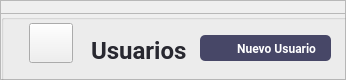
                      <widget class="QFrame" name="top_frame_stock_2">
                       <property name="minimumSize">
                        <size>
                         <width>0</width>
                         <height>80</height>
                        </size>
                       </property>
                       <property name="maximumSize">
                        <size>
                         <width>346</width>
                         <height>70</height>
                        </size>
                       </property>
                       <property name="frameShape">
                        <enum>QFrame::StyledPanel</enum>
                       </property>
                       <property name="frameShadow">
                        <enum>QFrame::Raised</enum>
                       </property>
                       <widget class="QFrame" name="frame_15">
                        <property name="geometry">
                         <rect>
                          <x>0</x>
                          <y>13</y>
                          <width>391</width>
                          <height>70</height>
                         </rect>
                        </property>
                        <property name="minimumSize">
                         <size>
                          <width>354</width>
                          <height>70</height>
                         </size>
                        </property>
                        <property name="maximumSize">
                         <size>
                          <width>16777215</width>
                          <height>50</height>
                         </size>
                        </property>
                        <property name="frameShape">
                         <enum>QFrame::StyledPanel</enum>
                        </property>
                        <property name="frameShadow">
                         <enum>QFrame::Raised</enum>
                        </property>
                        <layout class="QVBoxLayout" name="verticalLayout_18">
                         <property name="spacing">
                          <number>0</number>
                         </property>
                         <property name="leftMargin">
                          <number>0</number>
                         </property>
                         <property name="topMargin">
                          <number>0</number>
                         </property>
                         <property name="rightMargin">
                          <number>0</number>
                         </property>
                         <property name="bottomMargin">
                          <number>0</number>
                         </property>
                         <item>
                          <widget class="QGroupBox" name="groupBox_3">
                           <property name="title">
                            <string/>
                           </property>
                           <widget class="QLabel" name="label_17">
                            <property name="geometry">
                             <rect>
                              <x>90</x>
                              <y>10</y>
                              <width>120</width>
                              <height>52</height>
                             </rect>
                            </property>
                            <property name="minimumSize">
                             <size>
                              <width>66</width>
                              <height>0</height>
                             </size>
                            </property>
                            <property name="maximumSize">
                             <size>
                              <width>120</width>
                              <height>16777215</height>
                             </size>
                            </property>
                            <property name="font">
                             <font>
                              <family>Roboto</family>
                              <pointsize>18</pointsize>
                              <weight>75</weight>
                              <bold>true</bold>
                             </font>
                            </property>
                            <property name="styleSheet">
                             <string notr="true">color: #282830 ;
</string>
                            </property>
                            <property name="text">
                             <string>Usuarios</string>
                            </property>
                            <property name="alignment">
                             <set>Qt::AlignLeading|Qt::AlignLeft|Qt::AlignVCenter</set>
                            </property>
                           </widget>
                           <widget class="QPushButton" name="pushButton_10">
                            <property name="geometry">
                             <rect>
                              <x>23</x>
                              <y>9</y>
                              <width>49</width>
                              <height>40</height>
                             </rect>
                            </property>
                            <property name="maximumSize">
                             <size>
                              <width>60</width>
                              <height>60</height>
                             </size>
                            </property>
                            <property name="styleSheet">
                             <string notr="true">margin-left:5px</string>
                            </property>
                            <property name="text">
                             <string/>
                            </property>
                            <property name="icon">
                             <iconset resource="../../../Prueba/img/img_oficiales.qrc">
                              <normaloff>:/cct/user.png</normaloff>:/cct/user.png</iconset>
                            </property>
                            <property name="iconSize">
                             <size>
                              <width>40</width>
                              <height>40</height>
                             </size>
                            </property>
                           </widget>
                          </widget>
                         </item>
                        </layout>
                       </widget>
                       <widget class="QPushButton" name="user_new_btn">
                        <property name="geometry">
                         <rect>
                          <x>200</x>
                          <y>35</y>
                          <width>131</width>
                          <height>26</height>
                         </rect>
                        </property>
                        <property name="minimumSize">
                         <size>
                          <width>0</width>
                          <height>26</height>
                         </size>
                        </property>
                        <property name="font">
                         <font>
                          <family>Roboto</family>
                          <pointsize>9</pointsize>
                          <weight>75</weight>
                          <bold>true</bold>
                         </font>
                        </property>
                        <property name="cursor">
                         <cursorShape>PointingHandCursor</cursorShape>
                        </property>
                        <property name="styleSheet">
                         <string notr="true">QPushButton{
background-color: rgb(71, 71, 103);
color:#fff;
padding-right:15px;
border-radius: 5px;
text-align:right;
}

QPushButton:hover{
background-color: rgba(71, 71, 103,180);

}</string>
                        </property>
                        <property name="text">
                         <string>Nuevo Usuario</string>
                        </property>
                        <property name="icon">
                         <iconset resource="../../../Prueba/img/img_oficiales.qrc">
                          <normaloff>:/cct/plus.png</normaloff>:/cct/plus.png</iconset>
                        </property>
                        <property name="iconSize">
                         <size>
                          <width>13</width>
                          <height>13</height>
                         </size>
                        </property>
                       </widget>
                      </widget>
